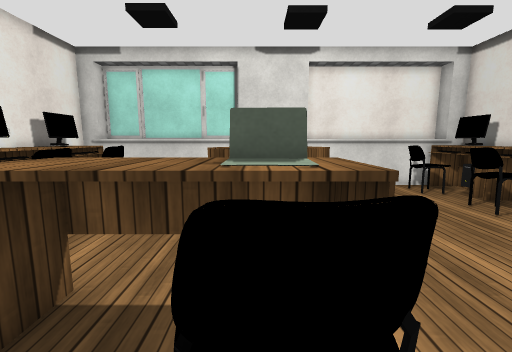
[1] (above)

19 first-person views from a walk through a 3-D level made in the Unity game engine. The camera is 1.4 m above the floor, tilts 8° down and sees 90° across. The floor is counted in squares, 0.5 m on a side. Each view is taken from the middle of a square. On the plan, view 1 faces up. The plan holds only what a view shows up to about 19 squares ahead; the rest is blank. Surface patterns are stand-ins for the level's own textures.

[2]
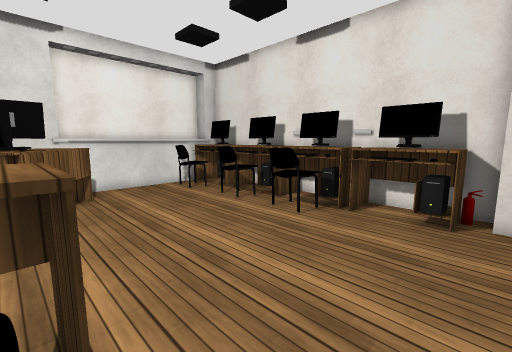

[3]
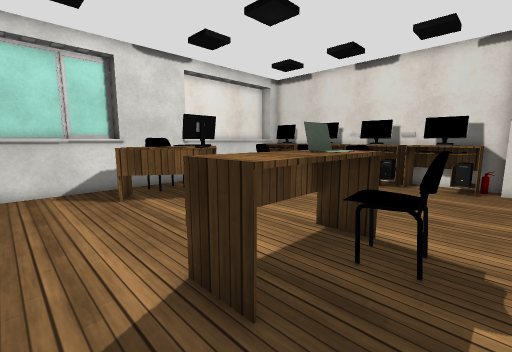

[4]
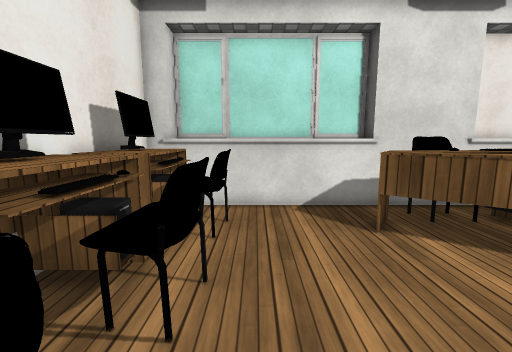

[5]
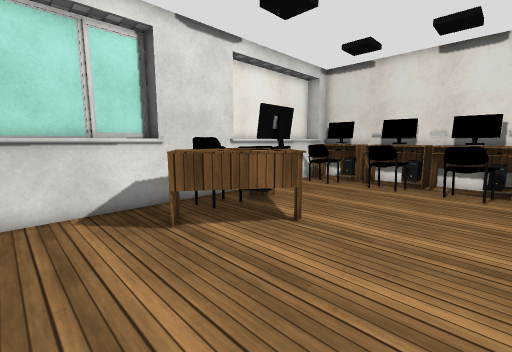

[6]
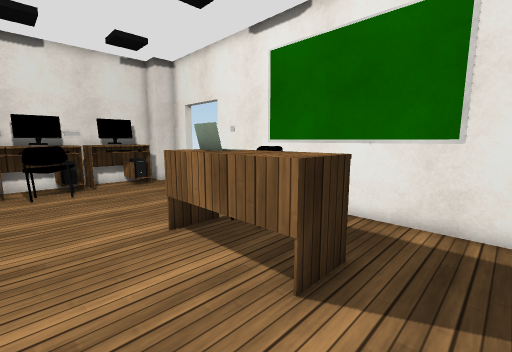

[7]
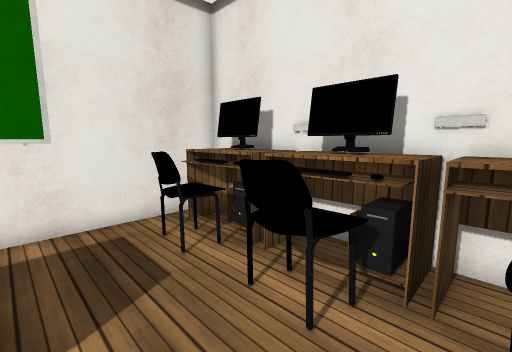

[8]
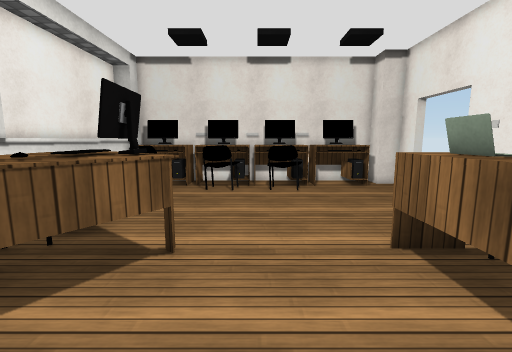

[9]
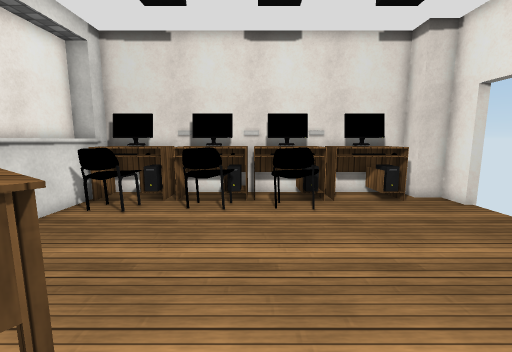

[10]
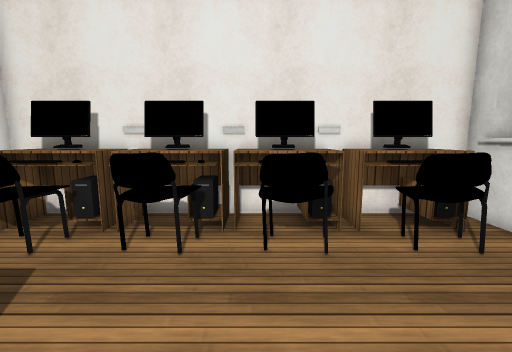

[11]
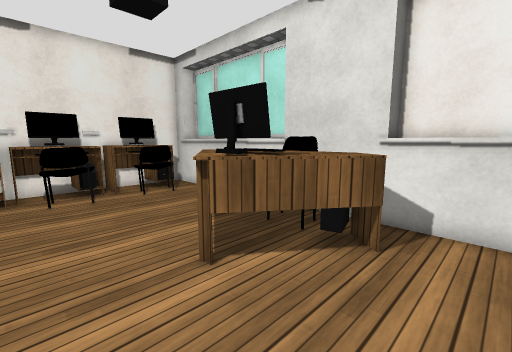

[12]
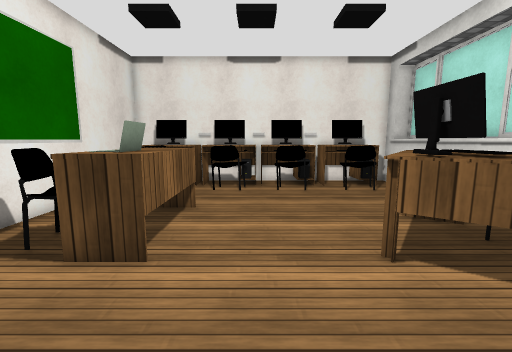

[13]
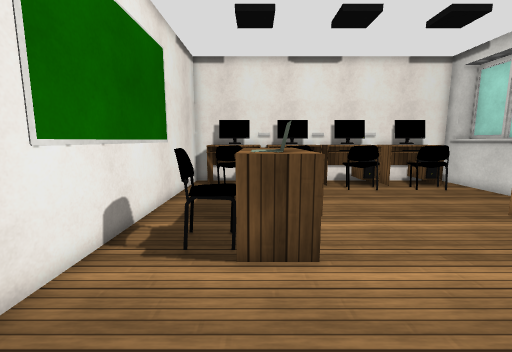

[14]
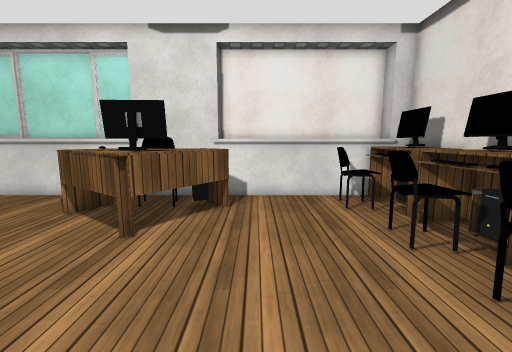

[15]
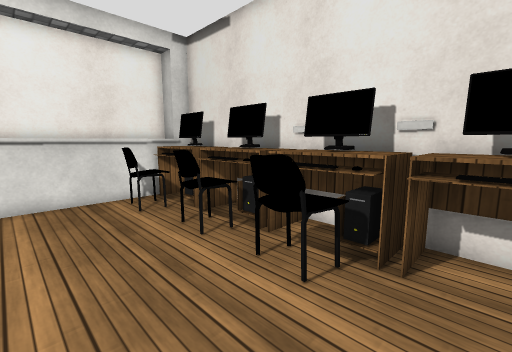

[16]
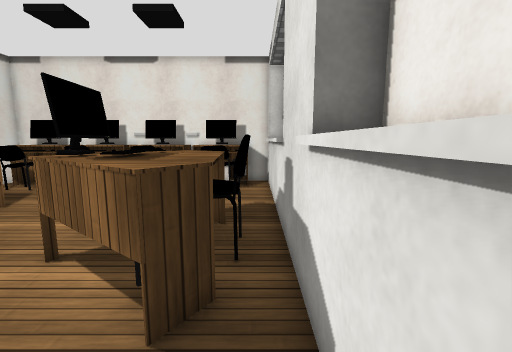

[17]
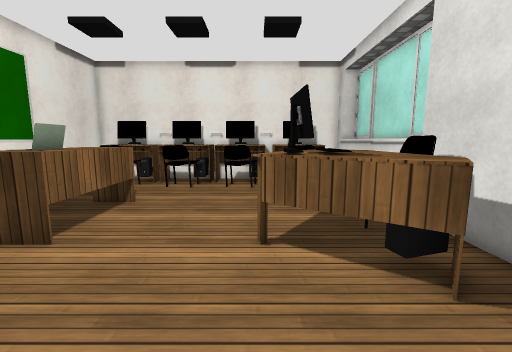

[18]
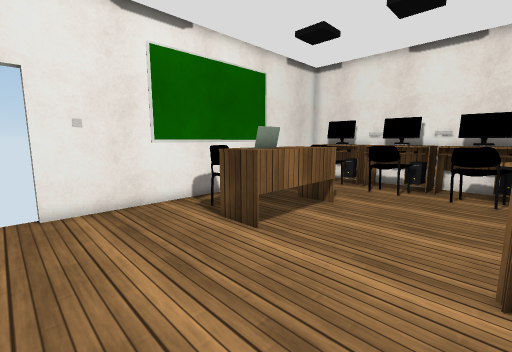

[19]
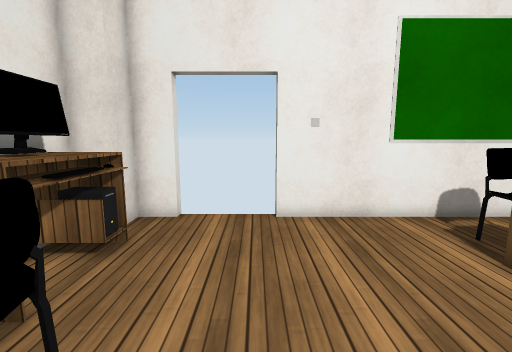

### Floor plan
Key: @ floor where view 1 was taken; # wall or solid block; . floor; ^ raised ledge; T table; E fire extinguisher.
Columns run from 11 left of view 1 to 13 right of it. Each row starts with its distance up from view 1.
 17  ##########   ##########
 16 ##^^^^^^^^#^^##^^^^^^^T##
 15 #..........TT.......TTTT#
 14 #TTTT.....TTTTTT....TTTT#
 13 #TTTT....TTTTTTT....TTTT#
 12 #TTTT....TTTTTT.......TT#
 11 #TTT......TTTT......TTTT#
 10 #TTTT.......TT......TTTT#
  9 #TTTT...............TTTT#
  8 #TTTT................TTT#
  7 #TTT................TTTT#
  6 #TTTT...............TTTT#
  5 #TTTT................TTT#
  4 #TT ....TTTTT........TTT#
  3 #TTT ...TTTTT........TTT#
  2 #TTTT......^^........TTT#
  1 #TTTT..... ^#........ TE#
  0 #TT .......@..........###
 -1 ################## ..##
 -2                  #   #

Where each view was taken, in squares from view 1:
view 1: 0 up, 0 right, facing up
view 2: 0 up, 1 right, facing up-right
view 3: 0 up, 6 left, facing up-right
view 4: 5 up, 6 left, facing up
view 5: 5 up, 6 left, facing up-right
view 6: 8 up, 6 left, facing down-right
view 7: 8 up, 4 left, facing down-left
view 8: 8 up, 5 left, facing right
view 9: 8 up, 1 left, facing right
view 10: 8 up, 1 left, facing left
view 11: 7 up, 6 right, facing up-left
view 12: 7 up, 7 right, facing left
view 13: 3 up, 7 right, facing left
view 14: 3 up, 5 right, facing up
view 15: 3 up, 5 right, facing up-right
view 16: 15 up, 7 right, facing left
view 17: 10 up, 8 right, facing left
view 18: 10 up, 7 right, facing down-left
view 19: 8 up, 7 right, facing down
